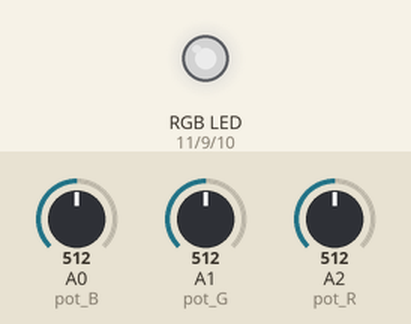
Bench run of a sketch on a simulated Arduino Uno, built with avr-gcc and run on an emulated ATmega328P. Parts: an RGB LED mixed from three pins (HIGH = lit). The inputs (shaded band) are chosen by the test bench; at power-on: A0 (pot_B) = 512, A1 (pot_G) = 512, A2 (pot_R) = 512. Dim RGB values are drawn brighter than linear.

Above: at 1.2 s.
1.3 s: A0 (pot_B) set to 716
At 2.5 s:
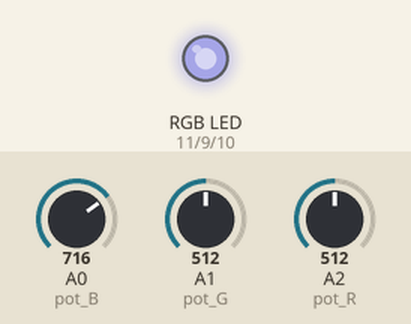
2.8 s: A1 (pot_G) set to 716
At 3.7 s:
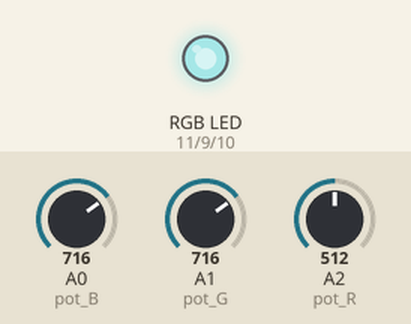
4.3 s: A2 (pot_R) set to 716
At 4.9 s:
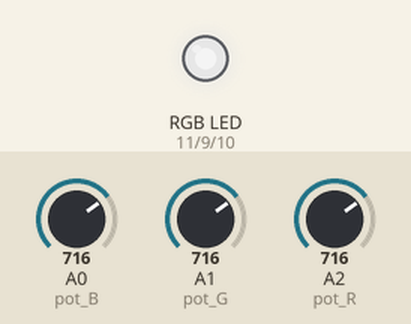
5.8 s: A0 (pot_B) set to 900
At 7.0 s:
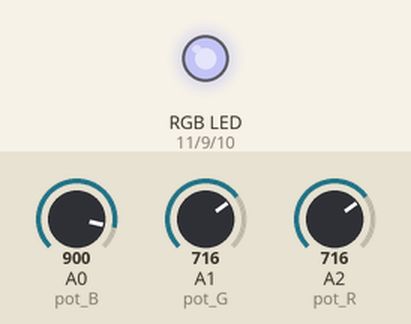
7.3 s: A1 (pot_G) set to 900
At 8.4 s:
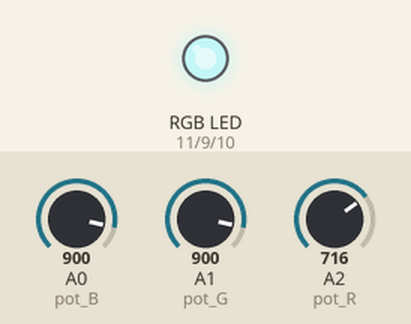
8.8 s: A2 (pot_R) set to 900
At 9.5 s:
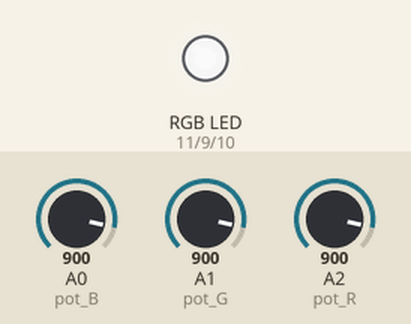
Timing chart, 0 to 11.3 s (numbered marks = the images above; inputs shaded):
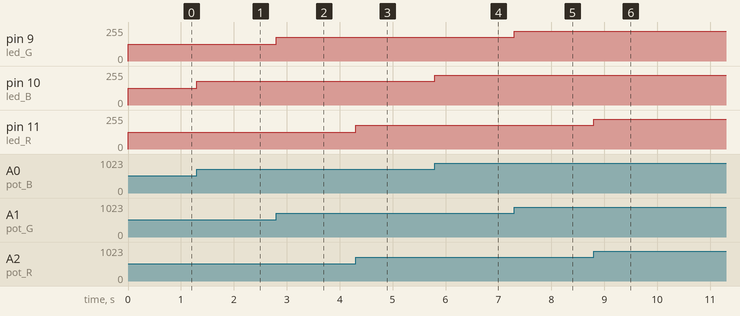

The sketch:

Aul12.ino
```cpp
/*
    Aula 12 - 06/05

    Objetivo: Estudar o comportamento do LED RGB
*/

#define led_R 11
#define led_G 9
#define led_B 10

#define pot_R A2
#define pot_G A1
#define pot_B A0


void setup () {
  pinMode(led_R, OUTPUT);
  pinMode(led_G, OUTPUT);
  pinMode(led_B, OUTPUT);
  pinMode(led_R, INPUT);
  pinMode(led_G, INPUT);
  pinMode(led_B, INPUT);
}

void loop () {
  //Lê os valores do pontenciaômetro (0 a 1023)
  int leituraR = analogRead(pot_R);
  int leituraG = analogRead(pot_G);
  int leituraB = analogRead(pot_B);
  //Converte para a escala do LED (0 a 255)
  int brilhoR = map(leituraR, 0, 1023, 0, 255);
  int brilhoG = map(leituraG, 0, 1023, 0, 255);
  int brilhoB = map(leituraB, 0, 1023, 0, 255);

  analogWrite(led_R, brilhoR);
  analogWrite(led_G, brilhoG);
  analogWrite(led_B, brilhoB);
}
```

Measured:
- after the input at 1.3 s, pin 10 (led_B): 127/255 → 178/255 at once
- after the input at 2.8 s, pin 9 (led_G): 127/255 → 178/255 at once
- after the input at 4.3 s, pin 11 (led_R): 127/255 → 178/255 at once
- after the input at 5.8 s, pin 10 (led_B): 178/255 → 224/255 at once
- after the input at 7.3 s, pin 9 (led_G): 178/255 → 224/255 at once
- after the input at 8.8 s, pin 11 (led_R): 178/255 → 224/255 at once
